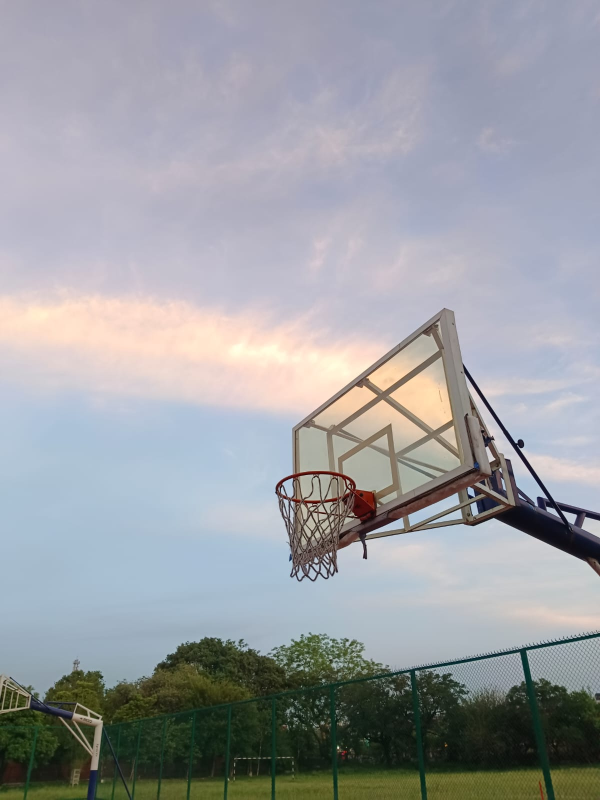
#> input picture py modules/opencv/demo.jpg, 1200 x 1599 px, found by its file name (shown at 1/2 size)
$ python prac4.py
#> lines starting #> are read from the running program, lines starting #| are printed output that depends on the picture; after the words box and inside, x2 and y2 are one past the last pixel; in counts of white or black regions, pixels touching at a corner belong together
import cv2 as cv

img = cv.imread('opencv\demo.jpg')
#> img is the input picture: shape (1599, 1200, 3); mean B, G, R 163.6, 158.7, 156.2
img=  cv.resize(img, (500, 600))
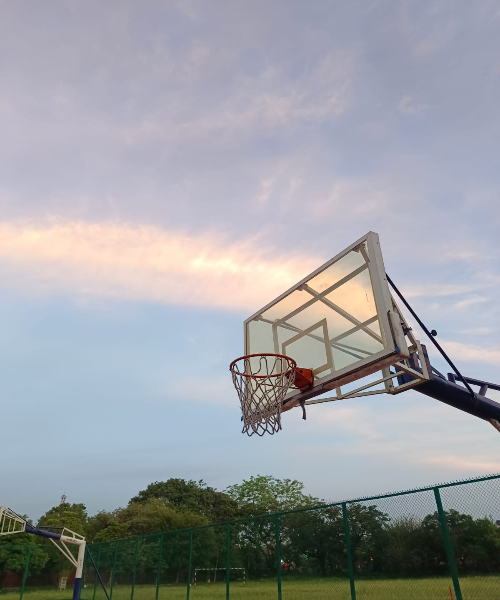
#> img: shape (600, 500, 3); mean B, G, R 163.6, 158.6, 156.2

grayimg = cv.cvtColor(img, cv.COLOR_BGR2GRAY)
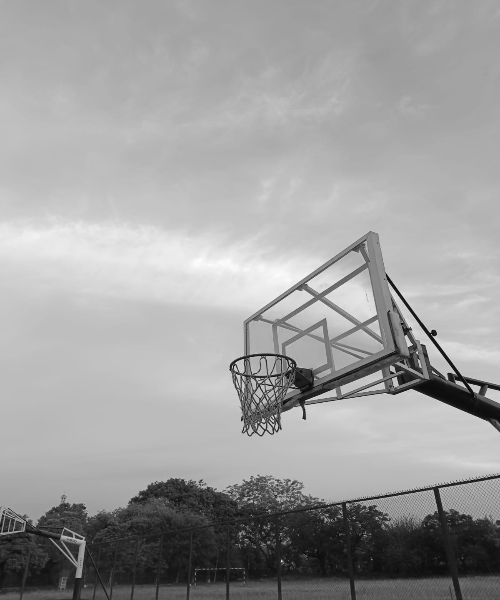
#> grayimg: shape (600, 500); min 4, max 252, mean 158.5


cv.imshow('sample', grayimg)
cv.waitKey(0)
cv.destroyAllWindows()

edgeimg = cv.Canny(grayimg, 150, 200)   # will only show edges in the image
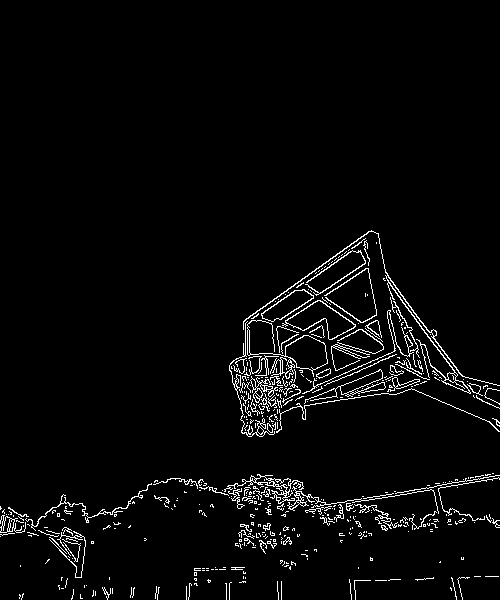
#> edgeimg: shape (600, 500); 3.3% white in thin lines or dots, all inside (x1, y1, x2, y2) = (0, 230, 500, 600)

cv.imshow('edge sample', edgeimg)
cv.waitKey(0)
cv.destroyAllWindows()
